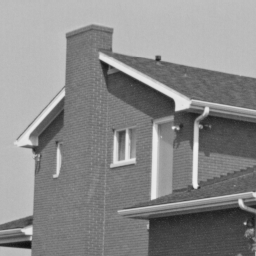
%> input picture Inpainting/images/house.png, 256 x 256 px
$ octave demo.m   (GNU Octave 9; MATLAB toolbox functions it lacks are replaced by stand-ins)
%> lines starting %> are read from the running program, lines starting %| are printed output that depends on the picture
### Inpainting/main.m
function [imfi]= main(ju,refju,N,imn,s,mnc,iter,sigmaa,imna,mask)
dim=size(imn,1);
dims2=size(imn,2);
imfi=zeros(size(imn));
w=zeros(size(imn));


for rp=1:refju:size(imn,1)
    clc;
    iter
    progress=rp/dim
    if (size(imn,1)-rp)<s
        rp=size(imn,1)-s+1;end
    for cp=1:refju:size(imn,2)
        if (size(imn,2)-cp)<s
            cp=size(imn,2)-s+1;end
        refp=imn(rp:rp+s-1,cp:cp+s-1);
        maskp=mask(rp:rp+s-1,cp:cp+s-1);
        refpa=imna(rp:rp+s-1,cp:cp+s-1);
        refpv=reshape(refp,[s*s,1]);
        refmask=reshape(maskp,[s*s,1]);
        refpva=reshape(refpa,[s*s,1]);
        [sr,sc,er,ec]=winsizecal(rp,cp,N,dim,dims2);
        dimc=0;
        cs=0;
        for opr=sr:ju:er-s+1
            for opc=sc:ju:ec-s+1
                cs=cs+1;
            end
        end
        Y1=zeros(s*s,cs);
        Y1a=zeros(s*s,cs);
        Ma=zeros(s*s,cs);
        pos1=zeros(2,cs);
        for opr=sr:ju:er-s+1
            for opc=sc:ju:ec-s+1
                dimc=dimc+1;
                pa=imn(opr:opr+s-1,opc:opc+s-1);
                paa=imna(opr:opr+s-1,opc:opc+s-1);
                pma=mask(opr:opr+s-1,opc:opc+s-1);
                y=reshape(pa,[s*s,1]);
                ya=reshape(paa,[s*s,1]);
                ma=reshape(pma,[s*s,1]);
                Y1(:,dimc)=y;
                Y1a(:,dimc)=ya;
                Ma(:,dimc)=ma;
                pos1(:,dimc)=[opr;opc];
            end
        end
        Y=zeros(s*s,mnc+1);
        Ya=zeros(s*s,mnc+1);
        [Y,Ya,pos,Mas]=KNN(refpv,Y1,s,pos1,mnc,Y1a,Ma,iter,refmask);
        dimc2=size(Y,2);
        Y(:,dimc2+1)=refpv;
        Ya(:,dimc2+1)=refpva;
        Mas(:,dimc2+1)=refmask;
        pos(:,dimc2+1)=[rp;cp];
        %denoising
        [Yd wc]=lowrcovsimp2(Y,Ya,sigmaa,Mas,iter);
        clear Y;
        for i=1:size(Yd,2)
            cor1=pos(1,i);
            cor2=pos(2,i);
            blk=reshape(Yd(:,i),[s,s]);
            imfi(cor1:cor1+s-1,cor2:cor2+s-1)=imfi(cor1:cor1+s-1,cor2:cor2+s-1)+blk*wc(i,1);
            w(cor1:cor1+s-1,cor2:cor2+s-1)=w(cor1:cor1+s-1,cor2:cor2+s-1)+wc(i,1);
        end


    end
end
%final measurements
imfi=imfi./w;

### Inpainting/demo.m
%This code is provided for non-comercial use, corrosponding to the following paper
%"Image Restoration Using Gaussian Mixture Models With Spatially Constrained Patch Clustering"
%Milad Niknejad, Hossein Rabbani, Massoud Babaie-Zadeh, IEEE Transactions on Image Processing,  Vol 24 ,  No. 11, PP. 3624 - 3636 Nov. 2015

%The values of some constant parameters has changed in this version of our code to have an overall better performance.

clc;
clear;
ju=1;
refju=6;
sigma=100;
N=26; %size of clustering window
im=imread('images/house.png');
%> im is the input picture: size 256x256 uint8; min 16, max 239, mean 138
%im=rgb2gray(im);
perc=.6; %percentage of missing pixels
im=im2double(im);
%> im: size 256x256 double
im=im*255;
mask=rand(size(im,1),size(im,2));
mask(mask<perc)=0;
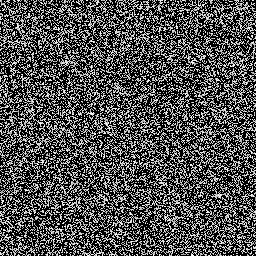
%> mask: size 256x256 double; min 0, max 1, mean 0.319
mask(~(mask==0))=1;
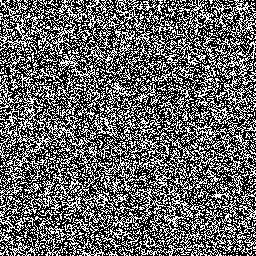
%> mask: size 256x256 double; values 0 (black) and 1 (white), 39.8% white in thin lines or dots
imn=im.*mask;
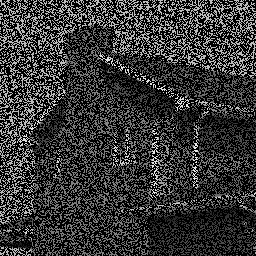
%> imn: size 256x256 double; min 0, max 238, mean 55
figure(1);
imshow(imn,[]);
s=8;
mnc=25;%number of cluster dimention
iterres=zeros(20,1);
imn1=imn;
sigmam=125;
sigmaju=20;
sigmam=sigmam+sigmaju;
toiter=floor((sigmam-10)/sigmaju);

for iter=1:18
   if (iter<toiter || iter==toiter)
        sigma=sigmam-iter*sigmaju;
    else
        sigma=10/(3^(iter-toiter));
    end

if mod(iter,3)==0
    refju=5;
elseif mod(iter,3)==1
    refju=6;
else
    refju=5;
end
%> (the run ends here)
